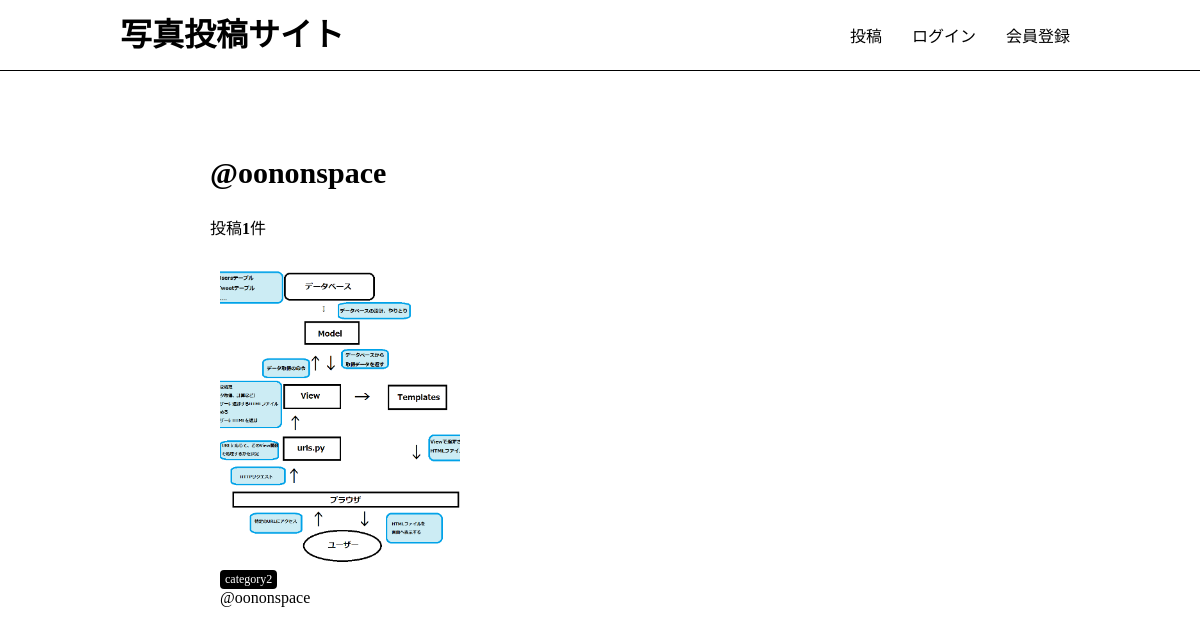
Screenshot of /users/2/ with the database file from the repository.
### app/models.py (models this page shows, shortened)
class Photo(models.Model):
    title = models.CharField(max_length=150)
    comment = models.TextField(blank=True)
    image = models.ImageField(upload_to='photos')
    category = models.ForeignKey(Category, on_delete=models.PROTECT)
    user = models.ForeignKey(User, on_delete=models.CASCADE)
    created_at = models.DateTimeField(auto_now=True)

class Category(models.Model):
    title = models.CharField(max_length=20)
    def __str__(self):
        return self.title

### app/views.py (the view)
# urls.py: path('users/<int:pk>/', views.users_detail, name='users_detail'),
def users_detail(request, pk):
    user = get_object_or_404(User, pk=pk)
    photos = user.photo_set.all().order_by('-created_at')
    return render(request, 'app/users_detail.html', {'user': user, 'photos': photos})

### app/templates/app/users_detail.html
{% extends 'app/base.html' %} {% block content %}
<h2 class="user-name">@{{ user.username }}</h2>
{% if photos.count != 0 %}
<p>投稿<strong>{{ photos.count }}</strong>件</p>
{% else %} {% if user == request.user %}
<p>初めての投稿をしてみましょう!</p>
{% else %}
<p>@{{ user.username }}さんはまだ投稿していません。</p>
{% endif %} {% endif %} {% include 'app/photos_list.html' %} {% endblock %}

### app/templates/app/photos_list.html
<div class="photo-container">
  {% for photo in photos %}
  <div class="photo">
    <a href="{% url 'app:photos_detail' photo.id %}">
      <img src="{{ photo.image.url }}" class="photo-img" />
    </a>
    <div class="photo-info">
      <a
        href="{% url 'app:photos_category' category=photo.category %}"
        class="category"
      >
        {{ photo.category }}
      </a>
      <a href="{% url 'app:users_detail' photo.user.id %}">@{{ photo.user }}</a>
    </div>
  </div>
  {% endfor %}
</div>

### static/css/style.css (style rules this page uses)
html, body { margin: 0; }
div { box-sizing: border-box; }
a { text-decoration: none; color: #000; }
.photo { width: calc(100% / 3); float: left; padding: 10px; margin-bottom: 15px; }
.photo a { display: block; }
.photo-info .category { display: inline-block; padding: 2px 5px; border-radius: 4px; font-size: 12px; color: #fff; background-color: #000; }
.user-name { font-size: 30px; }
.photo-img { width: 100%; max-width: 500px; height: 300px; object-fit: cover; border-radius: 4px; }

### rows the page displays
Photo: image (picture), category "category2", user "oononspace"

### other values shown
{{ user.username }} "oononspace"
{{ photos.count }} "1"
